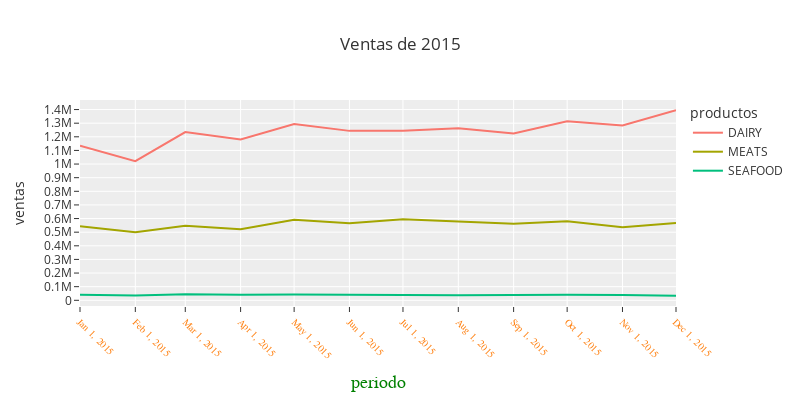

The code cell stored with this chart in its notebook:
### Code cell
fig = px.line(
    df,
    width=800, # ancho de la figura
    height=400, # altura de la figura
    template='ggplot2', # plotly, plotly_white, plotly_dark, ggplot2, seaborn, simple_white, none
    title='Ventas de 2015',
    labels={'fecha':'periodo','value':'ventas','variable':'productos'}
)
"""
fig.update_layout(
    xaxis_title='Mi Periodo',
    yaxis_title='Mis Ventas',
)
"""
fig.update_xaxes(
    tickangle=45,
    tickvals=df.index.values, # se pueden dar saltos al colocar [::2] o cambiar el 1 por 2,3,4 etc
    tickmode='array',
    title_font_family='Arial',
    title_font_color='green',
    title_font_size=18,
    tickfont={
        'family':'Arial',
        'color':'#ff7f0e',
        'size':10,
    }
)
fig.update_yaxes(
    nticks=20, # numero de niveles del eje equidistantes
    # tickvals=[500000,1000000],
    # dticks=500000, # distancia entre niveles del eje
    # tickformat=',.0f', # formato de los numeros del eje
)
fig.show()

### Figure 1 — Plotly figure (JSON) as saved in the notebook; plotly's stock layout.template omitted (floating-point values rounded to 4 significant figures)
{"data": [{"hovertemplate": "productos=DAIRY<br>periodo=%{x}<br>ventas=%{y}<extra></extra>", "legendgroup": "DAIRY", "line": {"color": "#F8766D", "dash": "solid"}, "marker": {"symbol": "circle"}, "mode": "lines", "name": "DAIRY", "orientation": "v", "showlegend": true, "type": "scatter", "x": ["2015-01", "2015-02", "2015-03", "2015-04", "2015-05", "2015-06", "2015-07", "2015-08", "2015-09", "2015-10", "2015-11", "2015-12"], "xaxis": "x", "y": [1135000.0, 1021000.0, 1235000.0, 1181000.0, 1293000.0, 1244000.0, 1245000.0, 1263000.0, 1225000.0, 1315000.0, 1284000.0, 1395000.0], "yaxis": "y"}, {"hovertemplate": "productos=MEATS<br>periodo=%{x}<br>ventas=%{y}<extra></extra>", "legendgroup": "MEATS", "line": {"color": "#A3A500", "dash": "solid"}, "marker": {"symbol": "circle"}, "mode": "lines", "name": "MEATS", "orientation": "v", "showlegend": true, "type": "scatter", "x": ["2015-01", "2015-02", "2015-03", "2015-04", "2015-05", "2015-06", "2015-07", "2015-08", "2015-09", "2015-10", "2015-11", "2015-12"], "xaxis": "x", "y": [543100.0, 498700.0, 546500.0, 522300.0, 591700.0, 565000.0, 594900.0, 581200.0, 562700.0, 580800.0, 535900.0, 567400.0], "yaxis": "y"}, {"hovertemplate": "productos=SEAFOOD<br>periodo=%{x}<br>ventas=%{y}<extra></extra>", "legendgroup": "SEAFOOD", "line": {"color": "#00BF7D", "dash": "solid"}, "marker": {"symbol": "circle"}, "mode": "lines", "name": "SEAFOOD", "orientation": "v", "showlegend": true, "type": "scatter", "x": ["2015-01", "2015-02", "2015-03", "2015-04", "2015-05", "2015-06", "2015-07", "2015-08", "2015-09", "2015-10", "2015-11", "2015-12"], "xaxis": "x", "y": [40470.0, 36070.0, 43810.0, 39980.0, 42510.0, 38780.0, 38540.0, 37770.0, 41910.0, 41420.0, 38820.0, 33730.0], "yaxis": "y"}], "layout": {"height": 400, "legend": {"title": {"text": "productos"}, "tracegroupgap": 0}, "title": {"text": "Ventas de 2015"}, "width": 800, "xaxis": {"anchor": "y", "domain": [0, 1], "tickangle": 45, "tickfont": {"color": "#ff7f0e", "family": "Arial", "size": 10}, "tickmode": "array", "tickvals": ["2015-01", "2015-02", "2015-03", "2015-04", "2015-05", "2015-06", "2015-07", "2015-08", "2015-09", "2015-10", "2015-11", "2015-12"], "title": {"font": {"color": "green", "family": "Arial", "size": 18}, "text": "periodo"}}, "yaxis": {"anchor": "x", "domain": [0, 1], "nticks": 20, "title": {"text": "ventas"}}}}
